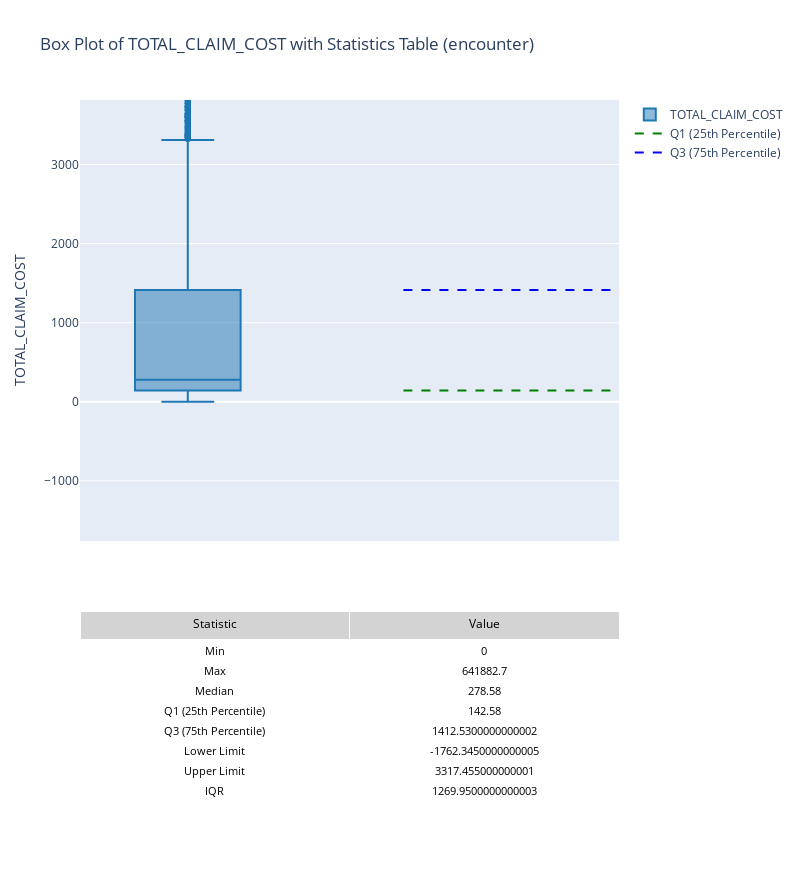

The cell this chart's notebook holds for it:
### Markdown cell above
### Box Plot of TOTAL_CLAIM_COST (encounter)

### Code cell
# Calculate IQR values
Q1 = encounters['TOTAL_CLAIM_COST'].quantile(0.25)
Q3 = encounters['TOTAL_CLAIM_COST'].quantile(0.75)
IQR = Q3 - Q1
lower_limit = Q1 - 1.5 * IQR
upper_limit = Q3 + 1.5 * IQR
min_value = encounters['TOTAL_CLAIM_COST'].min()
max_value = encounters['TOTAL_CLAIM_COST'].max()
median_value = encounters['TOTAL_CLAIM_COST'].median()

# Create a subplot with 2 rows: one for the box plot, one for the table
fig_BT = make_subplots(
    rows=2, cols=1,
    row_heights=[0.7, 0.3],  # Allocate space for the graph and table
    vertical_spacing=0.1,
    specs=[[{"type": "xy"}], [{"type": "table"}]]  # First row: xy plot, second row: table
)

# Add the box plot layer
fig_BT.add_trace(
    go.Box(
        y=encounters['TOTAL_CLAIM_COST'],
        name='TOTAL_CLAIM_COST',
        boxpoints='outliers',  # Show outliers as individual points
        marker=dict(color='#1f77b4', outliercolor='#ff7f0e', size=6),  # Outliers in a different color
        line=dict(color='#1f77b4')
    ),
    row=1, col=1
)

# Add IQR lines
fig_BT.add_trace(
    go.Scatter(
        x=[-0.5, 0.5],  # Extend the line horizontally
        y=[Q1, Q1],
        mode='lines',
        line=dict(color='green', dash='dash'),
        name='Q1 (25th Percentile)'
    ),
    row=1, col=1
)
fig_BT.add_trace(
    go.Scatter(
        x=[-0.5, 0.5],
        y=[Q3, Q3],
        mode='lines',
        line=dict(color='blue', dash='dash'),
        name='Q3 (75th Percentile)'
    ),
    row=1, col=1
)

# Add the table with statistics
fig_BT.add_trace(
    go.Table(
        header=dict(
            values=["Statistic", "Value"],
            fill_color="lightgrey",
            align="center",
            font=dict(size=12, color="black")
        ),
        cells=dict(
            values=[
                ["Min", "Max", "Median", "Q1 (25th Percentile)", "Q3 (75th Percentile)", "Lower Limit", "Upper Limit", "IQR"],
                [min_value, max_value, median_value, Q1, Q3, lower_limit, upper_limit, IQR]
            ],
            fill_color="white",
            align="center",
            font=dict(size=11, color="black")
        )
    ),
    row=2, col=1
)

# Update layout for better visibility
fig_BT.update_layout(
    title='Box Plot of TOTAL_CLAIM_COST with Statistics Table (encounter)',
    xaxis_title='',
    yaxis_title='TOTAL_CLAIM_COST',
    yaxis=dict(range=[lower_limit, upper_limit + 500]),  # Slightly extend the range for clarity
    height=880,  # Adjust height to accommodate both graph and table
    width=800,
    showlegend=True,  # Show legend for IQR lines
    xaxis=dict(showticklabels=False)
)
# Show the plot
fig_BT.show()

### Figure 1 — Plotly figure (JSON) as saved in the notebook; plotly's stock layout.template omitted (floating-point values rounded to 4 significant figures; data arrays with more than 128 entries replaced by an {"elided": "..."} marker saying what was removed)
{"data": [{"boxpoints": "outliers", "line": {"color": "#1f77b4"}, "marker": {"color": "#1f77b4", "outliercolor": "#ff7f0e", "size": 6}, "name": "TOTAL_CLAIM_COST", "type": "box", "xaxis": "x", "y": {"elided": "27891 float values"}, "yaxis": "y"}, {"line": {"color": "green", "dash": "dash"}, "mode": "lines", "name": "Q1 (25th Percentile)", "type": "scatter", "x": [-0.5, 0.5], "xaxis": "x", "y": [142.6, 142.6], "yaxis": "y"}, {"line": {"color": "blue", "dash": "dash"}, "mode": "lines", "name": "Q3 (75th Percentile)", "type": "scatter", "x": [-0.5, 0.5], "xaxis": "x", "y": [1413.0, 1413.0], "yaxis": "y"}, {"cells": {"align": "center", "fill": {"color": "white"}, "font": {"color": "black", "size": 11}, "values": [["Min", "Max", "Median", "Q1 (25th Percentile)", "Q3 (75th Percentile)", "Lower Limit", "Upper Limit", "IQR"], [0, 641900.0, 278.6, 142.6, 1413.0, -1762.0, 3317.0, 1270.0]]}, "domain": {"x": [0, 1], "y": [0, 0.27]}, "header": {"align": "center", "fill": {"color": "lightgrey"}, "font": {"color": "black", "size": 12}, "values": ["Statistic", "Value"]}, "type": "table"}], "layout": {"height": 880, "showlegend": true, "title": {"text": "Box Plot of TOTAL_CLAIM_COST with Statistics Table (encounter)"}, "width": 800, "xaxis": {"anchor": "y", "domain": [0, 1], "showticklabels": false, "title": {"text": ""}}, "yaxis": {"anchor": "x", "domain": [0.37, 1], "range": [-1762.0, 3817.0], "title": {"text": "TOTAL_CLAIM_COST"}}}}
